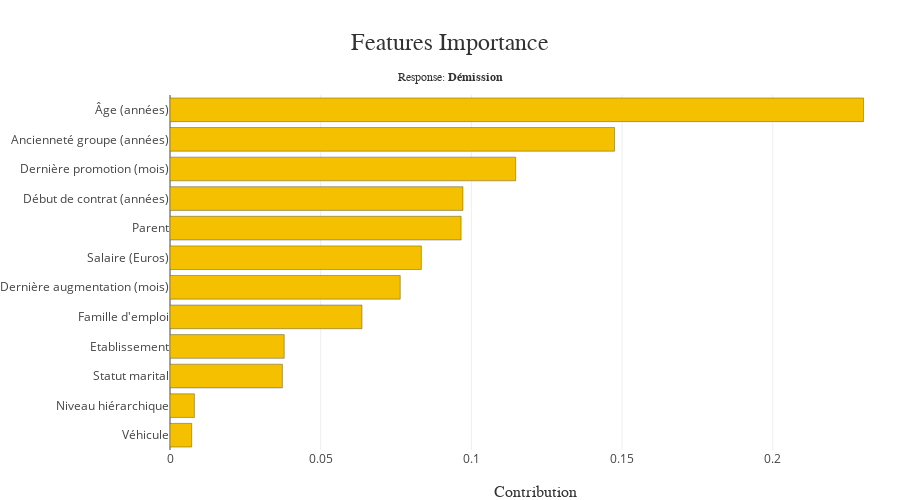

Write notebook code for a chart like this one.
### Markdown cell above
- This was expected from the data vizualisation step.

### Code cell
xpl.plot.features_importance()

### Figure 1 — Plotly figure (JSON) as saved in the notebook; plotly's stock layout.template omitted (floating-point values rounded to 4 significant figures)
{"data": [{"marker": {"color": ["rgba(244, 192, 0, 1.0)", "rgba(244, 192, 0, 1.0)", "rgba(244, 192, 0, 1.0)", "rgba(244, 192, 0, 1.0)", "rgba(244, 192, 0, 1.0)", "rgba(244, 192, 0, 1.0)", "rgba(244, 192, 0, 1.0)", "rgba(244, 192, 0, 1.0)", "rgba(244, 192, 0, 1.0)", "rgba(244, 192, 0, 1.0)", "rgba(244, 192, 0, 1.0)", "rgba(244, 192, 0, 1.0)"], "line": {"color": "rgba(52, 55, 54, 0.8)", "width": 0.5}}, "name": "Global", "orientation": "h", "type": "bar", "x": [0.0072, 0.0081, 0.0373, 0.0379, 0.0637, 0.0764, 0.0834, 0.0966, 0.0972, 0.1147, 0.1475, 0.2301], "y": ["Véhicule", "Niveau hiérarchique", "Statut marital", "Etablissement", "Famille d'emploi", "Dernière augmentation (mois)", "Salaire (Euros)", "Parent", "Début de contrat (années)", "Dernière promotion (mois)", "Ancienneté groupe (années)", "Âge (années)"]}], "layout": {"autosize": false, "barmode": "group", "height": 500, "hovermode": "closest", "margin": {"b": 50, "l": 160, "r": 0, "t": 95}, "title": {"font": {"color": "rgb(50, 50, 50)", "family": "Arial", "size": 24}, "text": "Features Importance<span style='font-size: 12px;'><br />Response: <b>Démission</b></span>", "x": 0.5, "xanchor": "center", "y": 0.9, "yanchor": "middle"}, "width": 900, "xaxis": {"automargin": true, "title": {"font": {"color": "rgb(50, 50, 50)", "family": "Arial Black", "size": 16}, "text": "Contribution"}}, "yaxis": {"automargin": true, "title": {"font": {"color": "rgb(50, 50, 50)", "family": "Arial Black", "size": 16}}}}}
